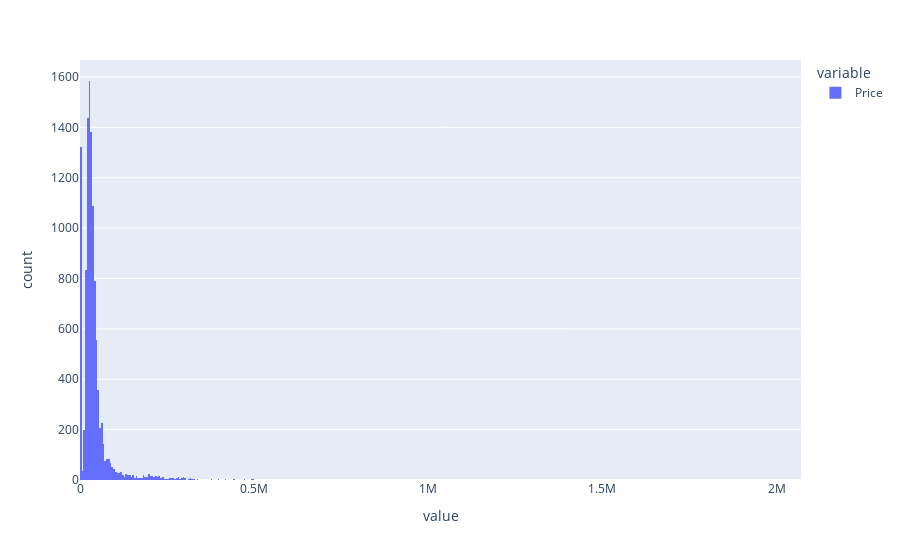

The notebook cell saved with this chart:
### Code cell
px.histogram(df["Price"])

### Figure 1 — Plotly figure (JSON) as saved in the notebook; plotly's stock layout.template omitted (floating-point values rounded to 4 significant figures; data arrays with more than 128 entries replaced by an {"elided": "..."} marker saying what was removed)
{"data": [{"alignmentgroup": "True", "bingroup": "x", "hovertemplate": "variable=Price<br>value=%{x}<br>count=%{y}<extra></extra>", "legendgroup": "Price", "marker": {"color": "#636efa", "pattern": {"shape": ""}}, "name": "Price", "offsetgroup": "Price", "orientation": "v", "showlegend": true, "type": "histogram", "x": {"elided": "11199 int values"}, "xaxis": "x", "yaxis": "y"}], "layout": {"barmode": "relative", "legend": {"title": {"text": "variable"}, "tracegroupgap": 0}, "margin": {"t": 60}, "xaxis": {"anchor": "y", "domain": [0, 1], "title": {"text": "value"}}, "yaxis": {"anchor": "x", "domain": [0, 1], "title": {"text": "count"}}}}
